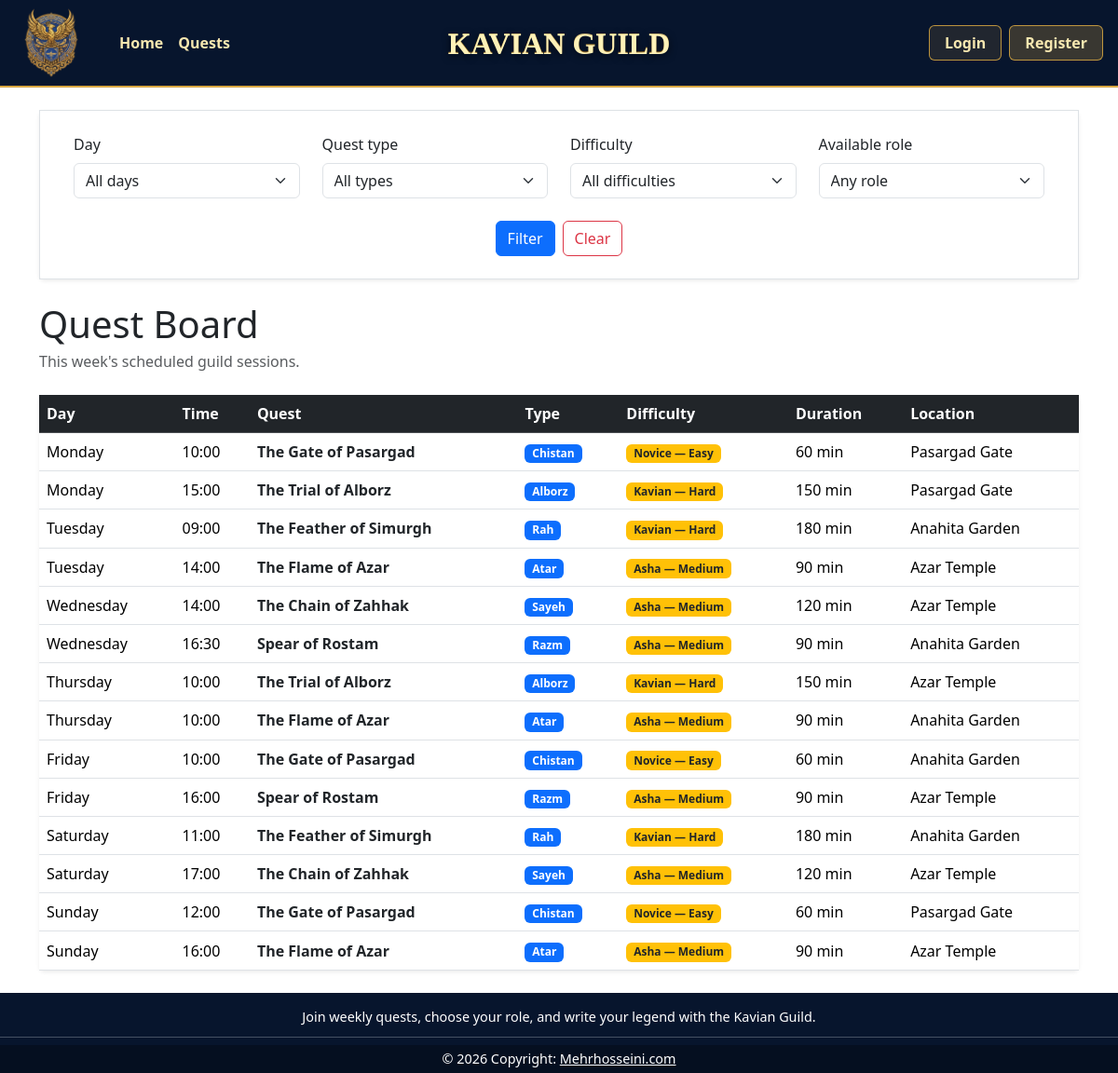
The page / on the database its author committed.
### tables this page shows
CREATE TABLE quest_sessions (
            id           INTEGER PRIMARY KEY AUTOINCREMENT,
            quest_id     INTEGER NOT NULL,
            day          TEXT    NOT NULL,
            start_time   TEXT    NOT NULL,
            start_minute INTEGER NOT NULL,
            location     TEXT    NOT NULL CHECK (location IN ('Azar Temple','Anahita Garden','Pasargad Gate')),
            FOREIGN KEY (quest_id) REFERENCES quests(id)
        );

CREATE TABLE quests (
        id               INTEGER PRIMARY KEY AUTOINCREMENT,
        title            TEXT    NOT NULL,
        duration_minutes INTEGER NOT NULL CHECK (duration_minutes > 0),
        quest_type       TEXT    NOT NULL CHECK (quest_type IN ('Razm','Rah','Chistan','Sayeh','Atar','Alborz')),
        difficulty       TEXT    NOT NULL CHECK (difficulty IN ('easy','medium','hard')),
        description      TEXT    NOT NULL,
        image            TEXT
    );

### app.py (the view)
@app.route("/")
def home():
    selected_day = request.args.get("day", "").strip()
    selected_quest_type = request.args.get("quest_type", "").strip()
    selected_difficulty = request.args.get("difficulty", "").strip()
    selected_role = request.args.get("role", "").strip()
    if selected_day not in DAYS:
        selected_day = None
    if selected_quest_type not in QUEST_TYPES:
        selected_quest_type = None
    if selected_difficulty not in DIFFICULTIES:
        selected_difficulty = None
    if selected_role not in ROLE_CAPACITIES:
        selected_role = None
    sessions = quest_sessions_dao.get_week_program(
        day=selected_day,
        quest_type=selected_quest_type,
        difficulty=selected_difficulty,
        role=selected_role,
        role_capacity=ROLE_CAPACITIES.get(selected_role),
    )
    return render_template(
        "index.html",
        sessions=sessions,
        days=DAYS,
        quest_types=QUEST_TYPES,
        difficulties=DIFFICULTIES,
        roles=ROLE_CAPACITIES.keys(),
        selected_day=selected_day,
        selected_quest_type=selected_quest_type,
        selected_difficulty=selected_difficulty,
        selected_role=selected_role,
        difficulty_labels=DIFFICULTY_LABELS,
    )

### db.py (called while the page is built)
def get_connection():
    conn = sqlite3.connect(DATABASE_PATH)
    conn.row_factory = sqlite3.Row   # rows behave like dicts: row["email"]
    conn.execute("PRAGMA foreign_keys = ON;")
    return conn

### quest_sessions_dao.py (called while the page is built, shortened)
def get_week_program(day=None, quest_type=None, difficulty=None, role=None, role_capacity=None):
    query = """SELECT s.id, s.day, s.start_time, s.location,
                      q.title, q.quest_type, q.difficulty, q.duration_minutes, q.image
               FROM quest_sessions s
               JOIN quests q ON s.quest_id = q.id"""
    conditions = []
    params = []
    if day:
        conditions.append("s.day = ?")
        params.append(day)
    if quest_type:
        conditions.append("q.quest_type = ?")
        params.append(quest_type)
    if difficulty:
        conditions.append("q.difficulty = ?")
        params.append(difficulty)
    if conditions:
        query += " WHERE " + " AND ".join(conditions)
    query += " ORDER BY s.start_minute"
    conn = get_connection()
    rows = conn.execute(query, params).fetchall()
    conn.close()
    return rows

### templates/index.html (shortened to what this page needs)
{% extends "base.html" %}
{% block content %}
<div class="card border-0 shadow-sm mb-4">
    <div class="card-body border p-4">
        <form method="get" action="/" class="row g-4 align-items-end justify-content-center mx-auto filter-form">
            <div class="col-md-3">
                <label for="day" class="form-label">Day</label>
                <select id="day" name="day" class="form-select">
                    <option value="">All days</option>
                </select>
            </div>
            <div class="col-md-3">
                <label for="quest_type" class="form-label">Quest type</label>
                <select id="quest_type" name="quest_type" class="form-select">
                    <option value="">All types</option>
                </select>
            </div>
            <div class="col-md-3">
                <label for="difficulty" class="form-label">Difficulty</label>
                <select id="difficulty" name="difficulty" class="form-select">
                    <option value="">All difficulties</option>
                </select>
            </div>
            <div class="col-md-3">
                <label for="role" class="form-label">Available role</label>
                <select id="role" name="role" class="form-select">
                    <option value="">Any role</option>
                </select>
            </div>
            <div class="col-md-auto d-flex gap-2">
                <button type="submit" class="btn btn-primary">Filter</button>
                <a href="{{ url_for('home') }}" class="btn btn-outline-danger">Clear</a>
            </div>
        </form>
    </div>
</div>
<div class="d-flex justify-content-between align-items-center mb-4">
    <div>
        <h1 class="mb-1">Quest Board</h1>
        <p class="text-muted mb-0">This week's scheduled guild sessions.</p>
    </div>
</div>
{% if sessions %}
    <div class="card border-0 shadow-sm">
        <div class="table-responsive">
            <table class="table table-hover align-middle mb-0">
                <thead class="table-dark">
                    <tr>
                        <th>Day</th>
                        <th>Time</th>
                        <th>Quest</th>
                        <th>Type</th>
                        <th>Difficulty</th>
                        <th>Duration</th>
                        <th>Location</th>
                    </tr>
                </thead>
                <tbody>
                    {% for session in sessions %}
                        <tr>
                            <td>{{ session.day }}</td>
                            <td>{{ session.start_time }}</td>
                            <td class="fw-semibold">
                                <a href="{{ url_for('session_detail', session_id=session.id) }}" class="link-dark link-underline-opacity-0 link-underline-opacity-75-hover">
                                    {{ session.title }}
                                </a>
                            </td>
                            <td><span class="badge text-bg-primary">{{ session.quest_type }}</span></td>
                            <td><span class="badge text-bg-warning text-dark">{{ difficulty_labels.get(session.difficulty, session.difficulty) }}</span></td>
                            <td>{{ session.duration_minutes }} min</td>
                            <td>{{ session.location }}</td>
                        </tr>
                    {% endfor %}
                </tbody>
            </table>
        </div>
    </div>
{% endif %}
{% endblock %}

### static/style.css (style rules this page uses)
html { min-height: 100%; }
body { min-height: 100vh; display: flex; flex-direction: column; }
.filter-form { max-width: 1200px; }

### rows shown on the page
quest_sessions: day "Monday", start_time "10:00", title "The Gate of Pasargad", quest_type "Chistan", duration_minutes "60", location "Pasargad Gate"
quests: get "Novice — Easy"
quest_sessions: day "Monday", start_time "15:00", title "The Trial of Alborz", quest_type "Alborz", duration_minutes "150", location "Pasargad Gate"
quests: get "Kavian — Hard"
quest_sessions: day "Tuesday", start_time "09:00", title "The Feather of Simurgh", quest_type "Rah", duration_minutes "180", location "Anahita Garden"
quests: get "Kavian — Hard"
quest_sessions: day "Tuesday", start_time "14:00", title "The Flame of Azar", quest_type "Atar", duration_minutes "90", location "Azar Temple"
quests: get "Asha — Medium"
quest_sessions: day "Wednesday", start_time "14:00", title "The Chain of Zahhak", quest_type "Sayeh", duration_minutes "120", location "Azar Temple"
quests: get "Asha — Medium"
quest_sessions: day "Wednesday", start_time "16:30", title "Spear of Rostam", quest_type "Razm", duration_minutes "90", location "Anahita Garden"
quests: get "Asha — Medium"
quest_sessions: day "Thursday", start_time "10:00", title "The Trial of Alborz", quest_type "Alborz", duration_minutes "150", location "Azar Temple"
quest_sessions: day "Thursday", start_time "10:00", title "The Flame of Azar", quest_type "Atar", duration_minutes "90", location "Anahita Garden"
quest_sessions: day "Friday", start_time "10:00", title "The Gate of Pasargad", quest_type "Chistan", duration_minutes "60", location "Anahita Garden"
quest_sessions: day "Friday", start_time "16:00", title "Spear of Rostam", quest_type "Razm", duration_minutes "90", location "Azar Temple"
quest_sessions: day "Saturday", start_time "11:00", title "The Feather of Simurgh", quest_type "Rah", duration_minutes "180", location "Anahita Garden"
quest_sessions: day "Saturday", start_time "17:00", title "The Chain of Zahhak", quest_type "Sayeh", duration_minutes "120", location "Azar Temple"
quest_sessions: day "Sunday", start_time "12:00", title "The Gate of Pasargad", quest_type "Chistan", duration_minutes "60", location "Pasargad Gate"
quest_sessions: day "Sunday", start_time "16:00", title "The Flame of Azar", quest_type "Atar", duration_minutes "90", location "Azar Temple"
